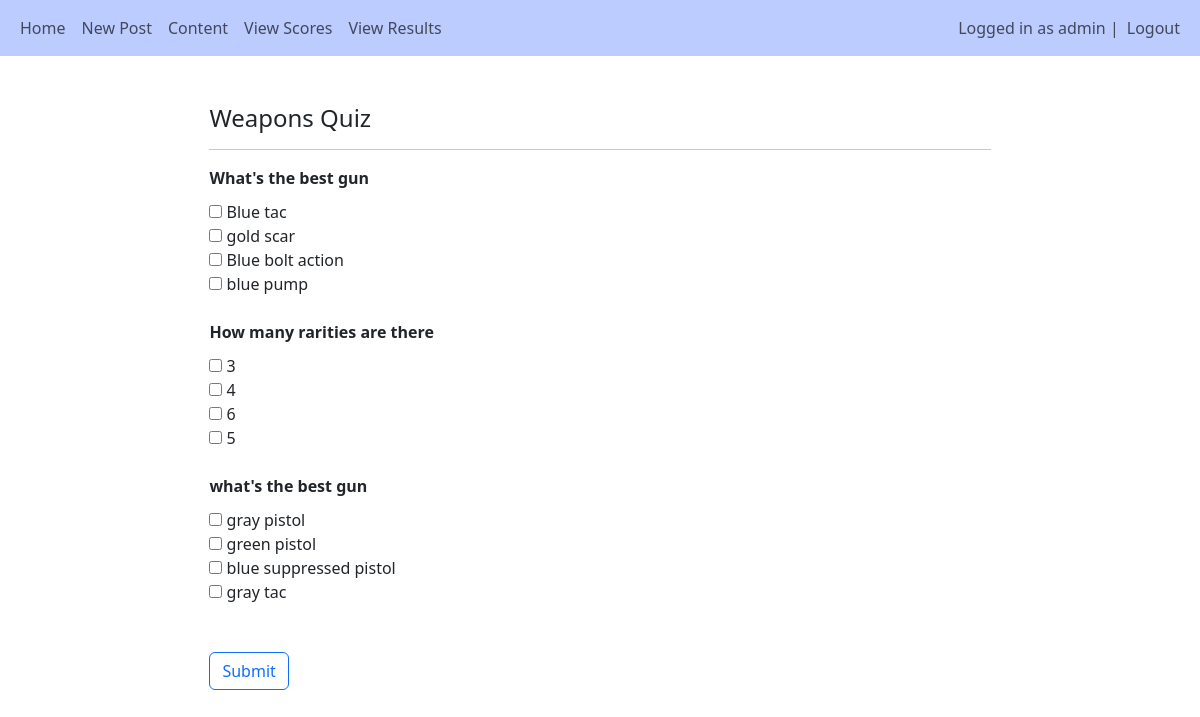
/home/take_quiz_detail/10 (signed in), run on the app's committed database.
### main/models.py (models this page shows, shortened)
class User(AbstractUser):
    is_teacher = models.BooleanField('Is teacher', default=False)
    is_student = models.BooleanField('Is student', default=False)

class Quiz(models.Model):
    subject = models.ForeignKey(Subject, null=True, related_name="quizzes", on_delete=models.CASCADE)
    title = models.CharField(max_length=255)
    weight = models.DecimalField(null=True, max_digits=5, decimal_places=0)
    max_attempts = models.IntegerField(default=3)

class Question(models.Model):
    quiz = models.ForeignKey(Quiz, related_name="questions", null=True, on_delete=models.CASCADE)
    text = models.CharField('Question', max_length=255, blank=True)

class Answer(models.Model):
    question = models.ForeignKey(Question, related_name="answers", on_delete=models.CASCADE)
    text = models.CharField(max_length=255, null=True, blank=True)
    is_correct = models.BooleanField(null=True, blank=True)

### main/views.py (the view, shortened to what this page needs)
# urls.py: path('take_quiz_detail/<int:pk>', views.take_quiz_detail, name="take_quiz_detail"),
@login_required(login_url="/login")
def take_quiz_detail(request, pk):
    quiz = Quiz.objects.get(id=pk)
    student = request.user
    current_attempts = Attempt.objects.filter(student=student, quiz=quiz).count()
    if (current_attempts >= quiz.max_attempts):
        return redirect('/content/')
    correct = 0
    incorrect = 0
    total = 0
    return render(request, 'main/quiz/take_quiz_detail.html', {"quiz":quiz})

### main/templates/main/quiz/take_quiz_detail.html (shortened to what this page needs)
{% extends 'main/base.html'%}
{% load crispy_forms_tags %}
{% block content %}
<div style="width:70%; margin:auto">
  <br>
  <h4>{{quiz.title}}</h4>
  <hr>
      <form method='POST'>
          {% for question in quiz.questions.all %}
            <div class="form-group">
              <label style="font-weight:bold; margin-bottom:10px">{{question.text}}</label><br>
                {% for answer in question.answers.all %}
                <input type="checkbox" id="{{answer.id}}" value="{{answer.is_correct}}" name="{{answer.pk}}">
                <label for="{{answer.id}}">{{answer.text}}</label><br>
                {% endfor %}<br>
            </div>
          {% endfor %}<br>
          <button type="sumbit" class="btn btn-outline-primary">Submit</button><br><br>
      </form><br>
</div>
{% endblock %}

### main/templates/main/base.html (shortened to what this page needs)
<!DOCTYPE html>
<html lang="en">
<head>
    <link href="https://cdn.jsdelivr.net/npm/bootstrap@5.3.2/dist/css/bootstrap.min.css" rel="stylesheet">
    <link rel="stylesheet" href="https://cdnjs.cloudflare.com/ajax/libs/font-awesome/4.7.0/css/font-awesome.min.css">
</head>
<body>
    <nav class="navbar navbar-light navbar-expand-lg" style="background-color: #bcccff;">
        <div class="container-fluid">
            <div>
                <ul class="nav navbar-nav">
                    <li class="nav-item">
                        <a class="nav-link" href="/home">Home</a>
                    </li>
                    {% if user.is_teacher %}
                    <li class="nav-item">
                        <a class="nav-link" href="/create_post">Post Content</a>
                    </li>
                    <li class="nav-item">
                        <a class="nav-link" href="/subjects">Subjects</a>
                    </li>
                    <li class="nav-item">
                        <a class="nav-link" href="/group_results">View Results</a>
                    </li>
                    <li class="nav-item">
                        <a class="nav-link" href="/group_scores">View Scores</a>
                    </li>
                    {% elif user.is_student %}
                    <li class="nav-item">
                        <a class="nav-link" href="/create_post">New Post</a>
                    </li>
                    <li class="nav-item">
                        <a class="nav-link" href="/content">Content</a>
                    </li>
                    <li class="nav_item">
                        <a class="nav-link" href="/ind_scores">View Scores</a>
                    </li>
                    <li class="nav-item">
                        <a class="nav-link" href="/ind_results">View Results</a>
                    </li>
                    {% endif %}
                </ul>
            </div>
            <div>
                <ul class="navbar-nav">
                    {% if user.is_authenticated %}
                    <span class="navbar-text">Logged in as {{user.username}} | </span>
                    <li class="nav-item">
                        <a class="nav-link" href="/logout">Logout</a>
                    </li>
                    {% else %}
                    <li class="nav-item">
                        <a class="nav-link" href="/login">Login</a>
                    </li>
                    {% endif %}
                </ul>
            </div>
        </div>
    </nav><br>
        <div class="container">
            {% block content %}
            {% endblock %}
        </div>
</body>
</html>

### data on the page
User: username "admin"
Quiz: title "Weapons Quiz"
Question: text "What's the best gun"
Answer: text "Blue tac"
Answer: text "gold scar"
Answer: text "Blue bolt action"
Answer: text "blue pump"
Question: text "How many rarities are there"
Answer: text "3"
Answer: text "4"
Answer: text "6"
Answer: text "5"
Question: text "what's the best gun"
Answer: text "gray pistol"
Answer: text "green pistol"
Answer: text "blue suppressed pistol"
Answer: text "gray tac"
